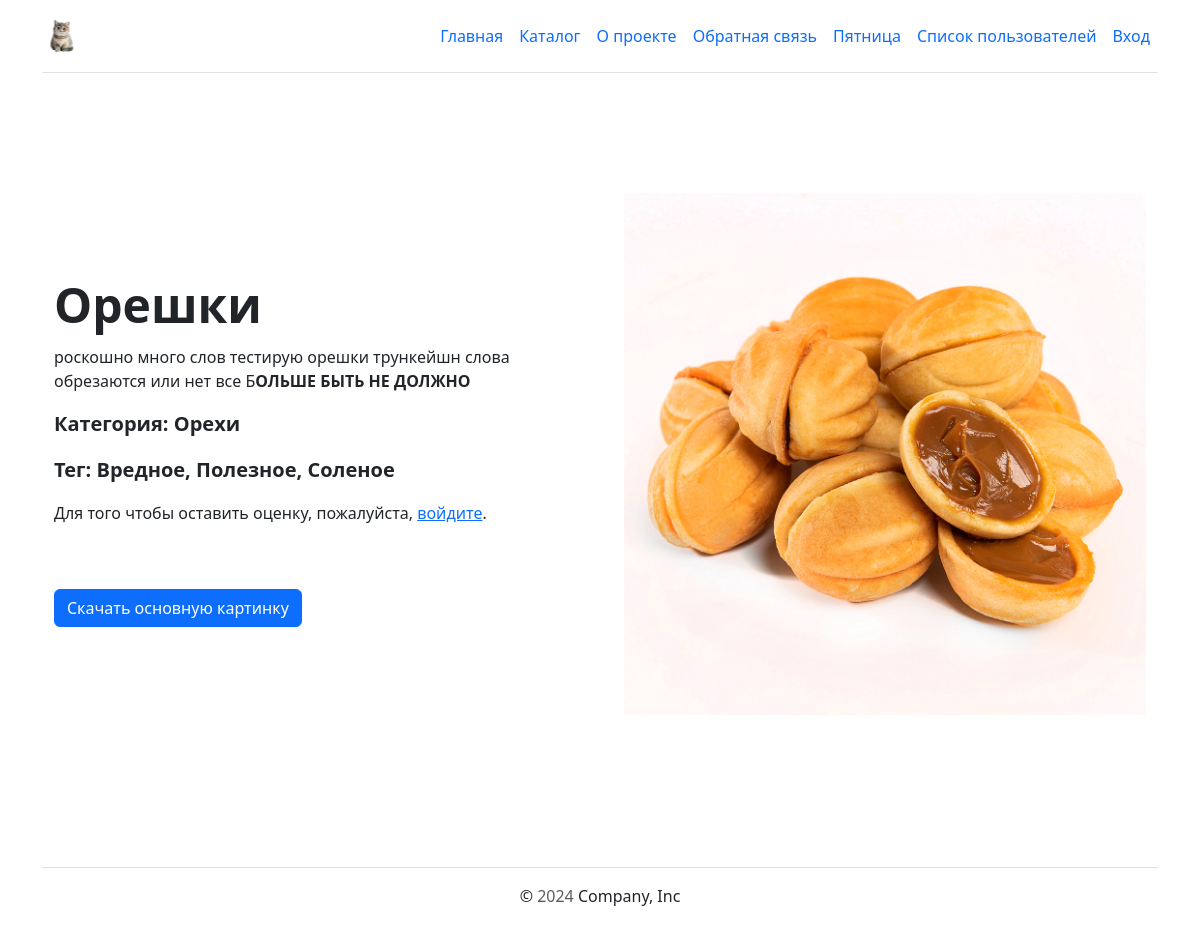
/catalog/4/, run on the app's committed database.
### catalog/models.py (models this page shows, shortened)
class Item(core.models.AbstractModel):
    text = tinymce.models.HTMLField(
        verbose_name="текст",
        validators=[
            catalog.validators.ValidateMustContain("роскошно", "превосходно"),
        ],
        help_text="введите текст",
    )
    category = django.db.models.ForeignKey(
        Category,
        on_delete=django.db.models.CASCADE,
        default=None,
        related_name="items",
        related_query_name="item",
    )
    tags = django.db.models.ManyToManyField(
        Tag,
        related_name="items",
        related_query_name="item",
    )
    is_on_main = django.db.models.BooleanField(
        verbose_name="принадлежит к главной странице",
        default=False,
        help_text="введите принадлежит ли к главной странице товар",
    )
    created_at = django.db.models.DateTimeField(auto_now_add=True, null=True)
    updated_at = django.db.models.DateTimeField(auto_now=True, null=True)
    objects = catalog.managers.ItemManager()
    def image_tmb(self):
        if self.main_image:
            return django.utils.safestring.mark_safe(
                f"<img src='{self.main_image.image.url}' width='50'>",
            )
        return "Нет изображения"
    image_tmb.short_description = "превью"
    image_tmb.allow_tags = True
    class Meta:
        verbose_name = "товар"
        verbose_name_plural = "товары"
    def __str__(self):
        return self.name

class MainImage(django.db.models.Model):
    image = django.db.models.ImageField(
        upload_to=django.conf.settings.UPLOAD_TO_PATH,
        verbose_name="изображение",
    )
    item = django.db.models.OneToOneField(
        "Item",
        on_delete=django.db.models.CASCADE,
        null=True,
        blank=True,
        verbose_name="id айтема",
        to_field="id",
        related_name="main_image",
    )
    class Meta:
        verbose_name = "изображение"
        verbose_name_plural = "изображения"

class Category(core.models.AbstractModel):
    slug = django.db.models.SlugField(
        max_length=200,
        unique=True,
        validators=[django.core.validators.validate_slug],
        verbose_name="слаг",
        help_text="введите слаг",
    )
    weight = django.db.models.PositiveSmallIntegerField(
        default=100,
        verbose_name="вес",
        validators=[catalog.validators.validate_int_from_1_to_32767],
        help_text="введите вес",
    )
    normalized_name = django.db.models.CharField(
        max_length=150,
        unique=False,
        blank=True,
        default=None,
        null=True,
    )
    class Meta:
        verbose_name = "категория"
        verbose_name_plural = "категории"

class Tag(core.models.AbstractModel):
    slug = django.db.models.SlugField(
        max_length=200,
        unique=True,
        validators=[django.core.validators.validate_slug],
        verbose_name="слаг",
        help_text="введите слаг",
    )
    normalized_name = django.db.models.CharField(
        max_length=150,
        unique=False,
        blank=True,
        default=None,
        null=True,
    )
    class Meta:
        verbose_name = "тег"
        verbose_name_plural = "теги"

### catalog/views.py (the view, shortened to what this page needs)
class ItemDetailView(
    django.views.generic.edit.FormMixin,
    django.views.generic.DetailView,
):
    form_class = rating.forms.RatingForm
    template_name = "catalog/item.html"
    context_object_name = "item"
    queryset = catalog.models.Item.objects.item_detail_published()
    def get_object(self, queryset=None):
        self.object = super().get_object(queryset)
        self.ratings = rating.models.Rating.objects.filter(item=self.object)
        if self.request.user.is_authenticated:
            self.user_rating = self.ratings.filter(
                user=self.request.user,
            ).first()
        else:
            self.user_rating = None
        return self.object
    def dispatch(self, request, *args, **kwargs):
        return super().dispatch(request, *args, **kwargs)
    def get_context_data(self, **kwargs):
        context = super().get_context_data(**kwargs)
        rating_stats = self.ratings.aggregate(Avg("score"), Count("score"))
        user_rating = self.user_rating
        context["average_rating"] = rating_stats["score__avg"]
        context["rating_count"] = rating_stats["score__count"]
        context["user_rating"] = user_rating
        context["title"] = self.object
        return context
    def get_form_kwargs(self):
        kwargs = super().get_form_kwargs()
        user_rating = self.user_rating
        if user_rating:
            kwargs["initial"]["score"] = user_rating.score
        else:
            kwargs["initial"]["score"] = 0
        return kwargs

### lyceum/context_processors.py (called while the page is built)
def birthday_context_processor(request):
    user_offset = request.COOKIES.get("user_offset")
    current_time_utc = timezone.now()
    if user_offset:
        try:
            hours_offset = float(user_offset)
            user_time = current_time_utc + timedelta(hours=hours_offset)
        except ValueError:
            user_time = current_time_utc
    else:
        user_time = current_time_utc
    current_date = user_time.date()
    birthday_people = (
        User.objects.filter(
            profile__birthday__day=current_date.day,
            profile__birthday__month=current_date.month,
        )
        .select_related("profile")
        .only(
            "email",
            "first_name",
            "profile__birthday",
        )
    )
    return {
        "birthday_people": birthday_people,
    }

### templates/catalog/item.html (shortened to what this page needs)
{% extends 'base.html' %}
{% load static %}
{% block content %}
<div class="container col-xxl-8 px-4 py-5">
  <div class="row flex-lg-row-reverse align-items-center g-5 py-5">
    <div class="col-10 col-sm-8 col-lg-6">
      <img
        src="{{ item.main_image.image.url }}"
        class="d-block mx-lg-auto img-fluid"
        alt="{{item.name}}"
        width="700"
        height="500"
        loading="lazy"
      />
    </div>
    <div class="col-lg-6">
      <h1 class="display-5 fw-bold lh-1 mb-3">{{item.name|capfirst}}</h1>
      <p class="lead">{{item.text|safe|capfirst}}</p>
      <p class="lead fw-bolder">Категория: {{item.category.name|capfirst}}</p>
      <p class="lead fw-bolder">
        Тег: {% for tag in item.tags.all %} {{tag.name|capfirst}}{% if not forloop.last %},{% endif %} {% empty %} Список тегов пуст! {% endfor %}
      </p>
      {% if user.is_authenticated %}
        <p class="lead fw-bolder">
          Средняя оценка: {{ average_rating|floatformat:1 }} ({{ rating_count }} оценок)
        </p>
        <form method="post">
            {% csrf_token %}
            {{ form.as_p }}
            <button class="btn btn-primary" type="submit">Поставить оценку</button>
        </form>
      {% else %}
        <p>Для того чтобы оставить оценку, пожалуйста, <a href="{% url 'users:login' %}">войдите</a>.</p>
      {% endif %}
      <br>
      <br>
      {% if item.main_image %}
        <a href="{% url 'download:download-page' item.main_image.image %}" class="btn btn-primary">Скачать основную картинку</a>
      {% endif %}
    </div>
  </div>
</div>
{% endblock %}

### data on the page
Item: main_image.image (picture), name "Орешки", text "роскошно много слов тестирую орешки трункейшн слова обрезаются или нет все Б ОЛЬШЕ БЫТЬ НЕ ДОЛЖНО", category.name "Орехи"
Tag: name "Вредное"
Tag: name "Полезное"
Tag: name "Соленое"
